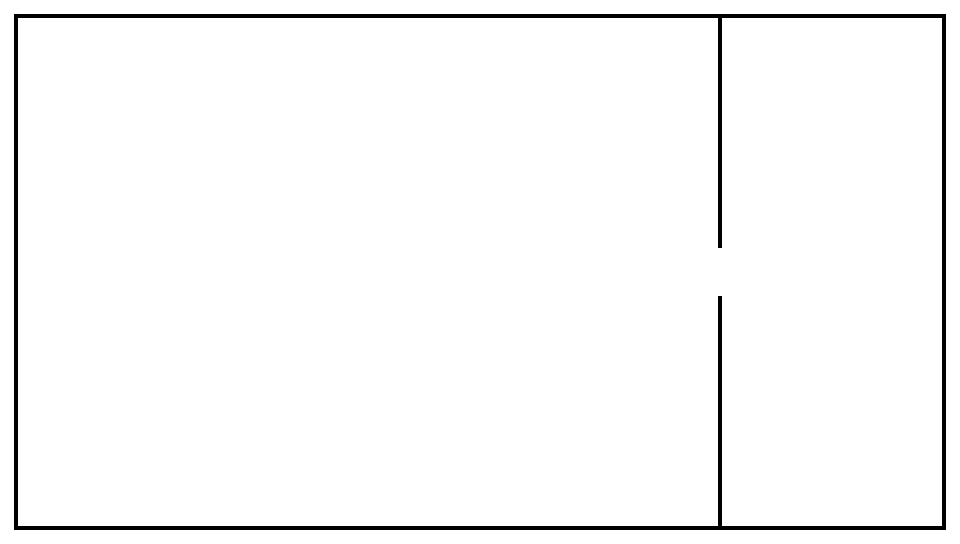

The image is a tile-based game level rendered from a .tmx file. Its description and source (layers, tilesets, objects; grid data summarised) follow:
An orthogonal 30x17 tile map with 32x32 px tiles, 3 tile layers (floor, tables, walls) and 118 objects.

<map version="1.2" tiledversion="1.3.1" orientation="orthogonal" renderorder="right-down" compressionlevel="0" width="30" height="17" tilewidth="32" tileheight="32" infinite="0" nextlayerid="12" nextobjectid="125">
 <editorsettings>
  <export target="../maps/map5.json" format="json" />
 </editorsettings>
 <tileset firstgid="1" name="minimal-tileset" tilewidth="32" tileheight="32" tilecount="99" columns="9">
  <image source="../maps/minimal-tileset.png" width="288" height="352" />
 </tileset>
 <layer id="1" name="floor" width="30" height="17">
  <data>[510 cells, 510 non-empty, 1 distinct tile ids]</data>
 </layer>
 <layer id="2" name="tables" width="30" height="17">
  <data>[510 cells, 0 non-empty, 0 distinct tile ids]</data>
 </layer>
 <layer id="3" name="walls" width="30" height="17">
  <data>[510 cells, 104 non-empty, 10 distinct tile ids]</data>
 </layer>
 <objectgroup id="4" name="navmesh">
  <object id="2" x="24" y="24" width="616" height="496" />
  <object id="3" x="768" y="24" width="168" height="496" />
  <object id="4" x="718" y="272" width="4" height="24" />
  <object id="107" x="640" y="24" width="78" height="200" />
  <object id="108" x="640" y="320" width="78" height="200" />
  <object id="109" x="640" y="224" width="32" height="32" />
  <object id="110" x="672" y="224" width="32" height="32" />
  <object id="111" x="640" y="256" width="32" height="32" />
  <object id="112" x="672" y="256" width="32" height="32" />
  <object id="113" x="640" y="288" width="32" height="32" />
  <object id="114" x="672" y="288" width="32" height="32" />
  <object id="115" x="704" y="224" width="14" height="24" />
  <object id="116" x="704" y="296" width="14" height="24" />
  <object id="117" x="718" y="248" width="4" height="24" />
  <object id="118" x="704" y="248" width="14" height="25" />
  <object id="119" x="704" y="273" width="14" height="23" />
  <object id="120" x="722" y="272" width="16" height="24" />
  <object id="121" x="722" y="248" width="16" height="24" />
  <object id="122" x="738" y="248" width="30" height="48" />
  <object id="123" x="722" y="296" width="46" height="224" />
  <object id="124" x="722" y="24" width="46" height="224" />
 </objectgroup>
 <objectgroup id="5" name="fires" visible="0" />
 <objectgroup id="6" name="physical-walls" visible="0">
  <object id="5" x="0" y="0" width="960" height="18" />
  <object id="7" x="0" y="526" width="960" height="18" />
  <object id="8" x="718" y="296" width="4" height="230" />
  <object id="10" x="718" y="18" width="4" height="230" />
  <object id="11" x="942" y="18" width="18" height="508" />
  <object id="12" x="0" y="18" width="18" height="508" />
 </objectgroup>
 <objectgroup id="7" name="despawn-zones" visible="0">
  <object id="1" x="832" y="24" width="104" height="496" />
 </objectgroup>
 <objectgroup id="8" name="obstacles" visible="0" />
 <objectgroup id="9" name="doors" visible="0">
  <object id="61" x="912" y="272">
   <properties>
    <property name="orientationX" type="int" value="-1" />
    <property name="orientationY" type="int" value="0" />
   </properties>
   <point />
  </object>
 </objectgroup>
 <objectgroup id="10" name="dudes" visible="0">
  <object id="13" x="585" y="147">
   <point />
  </object>
  <object id="14" x="482" y="145">
   <point />
  </object>
  <object id="15" x="347" y="139">
   <point />
  </object>
  <object id="16" x="203" y="129">
   <point />
  </object>
  <object id="17" x="99" y="143">
   <point />
  </object>
  <object id="18" x="91" y="289">
   <point />
  </object>
  <object id="19" x="202" y="237">
   <point />
  </object>
  <object id="20" x="147" y="391">
   <point />
  </object>
  <object id="21" x="73" y="458">
   <point />
  </object>
  <object id="22" x="211" y="464">
   <point />
  </object>
  <object id="23" x="265" y="359">
   <point />
  </object>
  <object id="24" x="329" y="453">
   <point />
  </object>
  <object id="25" x="453" y="305">
   <point />
  </object>
  <object id="26" x="497" y="421">
   <point />
  </object>
  <object id="27" x="637" y="425">
   <point />
  </object>
  <object id="28" x="493" y="461">
   <point />
  </object>
  <object id="29" x="422" y="336">
   <point />
  </object>
  <object id="30" x="352" y="239">
   <point />
  </object>
  <object id="31" x="294" y="342">
   <point />
  </object>
  <object id="32" x="255" y="233">
   <point />
  </object>
  <object id="33" x="189" y="293">
   <point />
  </object>
  <object id="34" x="278" y="135">
   <point />
  </object>
  <object id="35" x="263" y="59">
   <point />
  </object>
  <object id="36" x="136" y="65">
   <point />
  </object>
  <object id="37" x="79" y="59">
   <point />
  </object>
  <object id="38" x="101" y="205">
   <point />
  </object>
  <object id="39" x="79" y="350">
   <point />
  </object>
  <object id="40" x="120" y="460">
   <point />
  </object>
  <object id="41" x="213" y="381">
   <point />
  </object>
  <object id="42" x="257" y="280">
   <point />
  </object>
  <object id="43" x="150" y="297">
   <point />
  </object>
  <object id="44" x="153" y="224">
   <point />
  </object>
  <object id="45" x="155" y="127">
   <point />
  </object>
  <object id="46" x="240" y="170">
   <point />
  </object>
  <object id="47" x="363" y="57">
   <point />
  </object>
  <object id="48" x="436" y="201">
   <point />
  </object>
  <object id="49" x="559" y="71">
   <point />
  </object>
  <object id="50" x="536" y="229">
   <point />
  </object>
  <object id="51" x="595" y="462">
   <point />
  </object>
  <object id="52" x="369" y="481">
   <point />
  </object>
  <object id="53" x="398" y="421">
   <point />
  </object>
  <object id="54" x="317" y="381">
   <point />
  </object>
  <object id="55" x="360" y="300">
   <point />
  </object>
  <object id="56" x="432" y="239">
   <point />
  </object>
  <object id="57" x="311" y="165">
   <point />
  </object>
  <object id="58" x="451" y="64">
   <point />
  </object>
  <object id="59" x="406" y="109">
   <point />
  </object>
  <object id="62" x="472" y="352">
   <point />
  </object>
  <object id="63" x="464" y="352">
   <point />
  </object>
  <object id="64" x="448" y="408">
   <point />
  </object>
  <object id="65" x="360" y="360">
   <point />
  </object>
  <object id="66" x="304" y="296">
   <point />
  </object>
  <object id="67" x="304" y="232">
   <point />
  </object>
  <object id="68" x="368" y="176">
   <point />
  </object>
  <object id="69" x="160" y="160">
   <point />
  </object>
  <object id="70" x="168" y="344">
   <point />
  </object>
  <object id="71" x="160" y="440">
   <point />
  </object>
  <object id="72" x="144" y="496">
   <point />
  </object>
  <object id="73" x="224" y="496">
   <point />
  </object>
  <object id="74" x="296" y="488">
   <point />
  </object>
  <object id="75" x="256" y="416">
   <point />
  </object>
  <object id="76" x="200" y="408">
   <point />
  </object>
  <object id="77" x="72" y="384">
   <point />
  </object>
  <object id="78" x="64" y="224">
   <point />
  </object>
  <object id="79" x="64" y="136">
   <point />
  </object>
  <object id="80" x="184" y="72">
   <point />
  </object>
  <object id="81" x="280" y="88">
   <point />
  </object>
  <object id="82" x="344" y="88">
   <point />
  </object>
  <object id="83" x="192" y="176">
   <point />
  </object>
  <object id="84" x="112" y="248">
   <point />
  </object>
  <object id="85" x="112" y="328">
   <point />
  </object>
  <object id="86" x="104" y="400">
   <point />
  </object>
  <object id="87" x="256" y="448">
   <point />
  </object>
  <object id="88" x="352" y="392">
   <point />
  </object>
  <object id="89" x="432" y="456">
   <point />
  </object>
  <object id="90" x="400" y="272">
   <point />
  </object>
  <object id="91" x="400" y="160">
   <point />
  </object>
  </objectgroup>
 <objectgroup id="11" name="signs" visible="0">
  <!-- 1 objects omitted --></objectgroup>
</map>
<!-- 12 of 118 objects omitted -->
